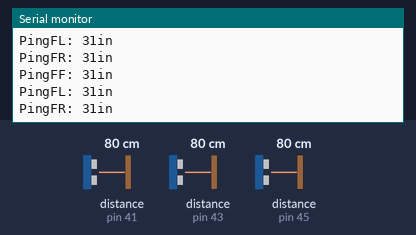
The sketch below on a simulated Arduino Uno, built with avr-gcc and run on an emulated ATmega328P. On the bench: the last lines printed to the serial monitor. Inputs (shaded band) come from the test bench; at power-on: distance to the obstacle (sensors on pin 41, pin 43, pin 45) 80 cm. The echo pulse lasts 58.3 µs per cm.

Above: at 2.8 s.
2.9 s: distance to the obstacle (sensor on pin 41) set to 60 cm
At 3.9 s:
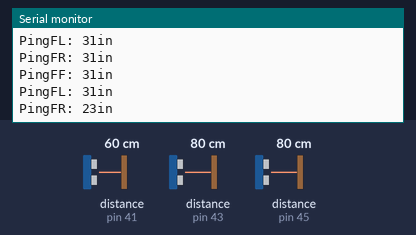
7.1 s: distance to the obstacle (sensor on pin 43) set to 2 cm
At 8.5 s:
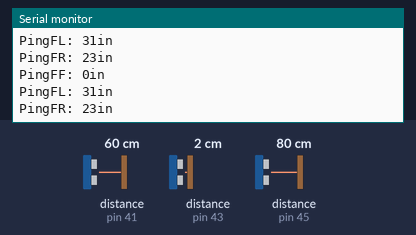
8.6 s: distance to the obstacle (sensor on pin 45) set to 2 cm
At 9.9 s:
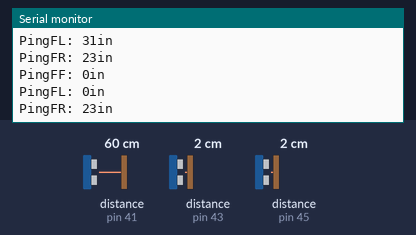
10.1 s: distance to the obstacle (sensor on pin 41) set to 2 cm
At 10.9 s:
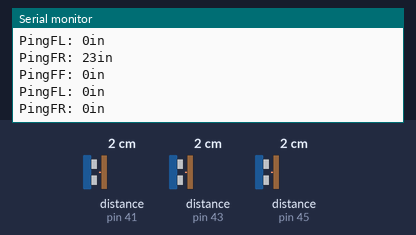
11.6 s: distance to the obstacle (sensor on pin 43) set to 4 cm
At 12.9 s:
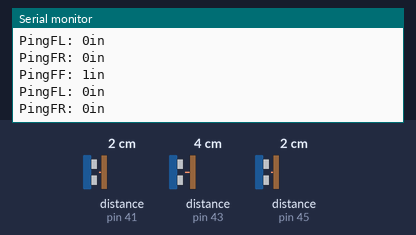
13.1 s: distance to the obstacle (sensor on pin 45) set to 4 cm
At 14.0 s:
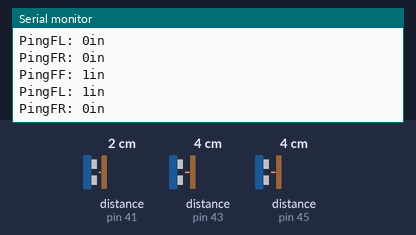
Timing chart, 0 to 15.6 s (numbered marks = the images above; inputs shaded):
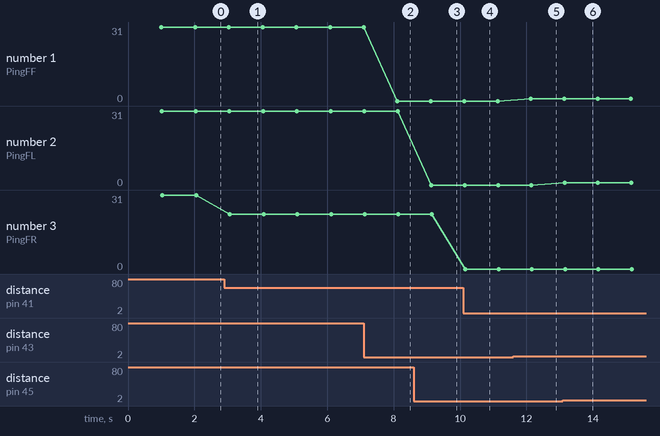

The sketch:

ultrasonic_test_ino.ino
```cpp
#include <Arduino.h>
#include <NewPing.h>
#include <PinMap.h>

int MAX_PING_DISTANCE = 300;
int uS_Time;

NewPing PingFF(Pin::u_trig_FF, Pin::u_echo_FF, MAX_PING_DISTANCE);
NewPing PingFL(Pin::u_trig_FL, Pin::u_echo_FL, MAX_PING_DISTANCE);
NewPing PingFR(Pin::u_trig_FR, Pin::u_echo_FR, MAX_PING_DISTANCE);


void setup() {
  Serial.begin(9600);
}

void loop() {
  delay(1000);
  uS_Time = PingFF.ping();
  Serial.print("PingFF: ");
  Serial.print(uS_Time / US_ROUNDTRIP_IN);
  Serial.println("in");

  uS_Time = PingFL.ping();
  Serial.print("PingFL: ");
  Serial.print(uS_Time / US_ROUNDTRIP_IN);
  Serial.println("in");

  uS_Time = PingFR.ping();
  Serial.print("PingFR: ");
  Serial.print(uS_Time / US_ROUNDTRIP_IN);
  Serial.println("in");

  Serial.println();
}
```

Measured:
- after the input at 2.9 s, the serial monitor: prints a new line after 0.17 s (image 1)
- after the input at 7.1 s, the serial monitor: prints a new line after 1.0 s (image 2)
- after the input at 8.6 s, the serial monitor: prints a new line after 0.54 s (image 3)
- after the input at 10.1 s, the serial monitor: prints a new line after 0.06 s (image 4)
- after the input at 11.6 s, the serial monitor: prints a new line after 0.53 s (image 5)
- after the input at 13.1 s, the serial monitor: prints a new line after 0.05 s (image 6)
- plotted number 1: 31 → 0 after the input at 7.1 s, 0 → 1 after the input at 11.6 s
- plotted number 3: 31 → 23 after the input at 2.9 s
